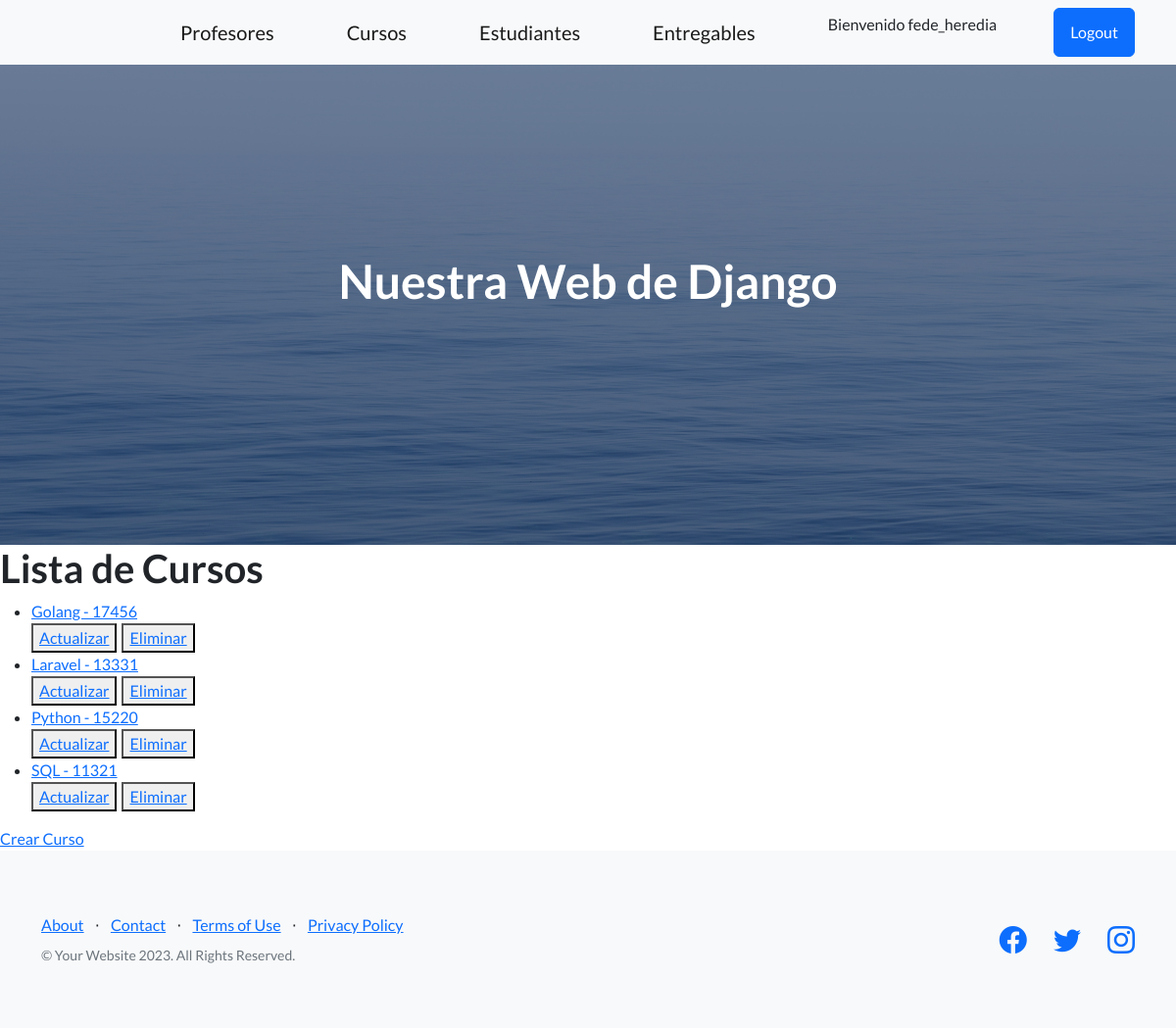
The page /app-coder/lista-curso/fede.heredia@gmail.com (signed in) on the database its author committed.
### AppCoder/models.py (models this page shows)
class Curso(models.Model):
  nombre = models.CharField(max_length=40)
  camada = models.IntegerField()
  def __str__(self):
    return f'{self.nombre} - {self.camada}'
  class Meta():
    verbose_name = 'Course'
    verbose_name_plural = 'The courses'
    ordering = ('nombre', 'camada')
    unique_together = ('nombre', 'camada')

### AppCoder/views.py (the view)
# urls.py: path('lista-curso/<str:profesor_email>', CursoList.as_view(), name='ListaCursos'),
class CursoList(LoginRequiredMixin, ListView):
  model = Curso
  template_name = 'curso_list.html'
  context_object_name = "cursos"
  def get_queryset(self):
    profesor_email = self.kwargs.get("profesor_email")
    profesor = Profesor.objects.get(email=profesor_email)
    return profesor.cursos.all()

### AppCoder/templates/curso_list.html
{% extends 'padre.html' %}
{% block contenidoQueCambia %}
<h1>Lista de Cursos</h1>
<ul>
  {% for curso in cursos %}
    <li>
      <a href="{% url 'DetalleCurso' curso.id %}">
        {{curso}}
      </a>
    </li>
    <div style="display: flex; column-gap: 5px;">
      <button>
        <a href="{% url 'ActualizaCurso' curso.id %}"> Actualizar </a>
      </button>
      <button>
        <a href="{% url 'EliminaCurso' curso.id %}"> Eliminar </a>
      </button>
    </div>
  {% endfor %}
</ul>
<a href="{% url 'CreaCurso' %}">Crear Curso</a>
{% endblock contenidoQueCambia %}

### AppCoder/templates/navbar.html (shortened to what this page needs)
<nav class="navbar navbar-light bg-light static-top">
  <div class="container">
    <div class="home-button">
    </div>
    {% if request.user.profesor %}
      <a class="navbar-brand" href="{% url 'ListaProfesores' %}">Profesores</a>
    {% endif %}
    <a class="navbar-brand" href="">Cursos</a>
    <a class="navbar-brand" href="{% url 'Estudiantes' %}">Estudiantes</a>
    <a class="navbar-brand" href="{% url 'Entregables' %}">Entregables</a>
    {% if user.is_authenticated %}
    <p>Bienvenido {{user.username}}</p>
    <form method="post" action="{% url 'Logout' %}"> {% csrf_token %}
      <button class="btn btn-primary" type="submit">Logout</button>
    </form>
    {% else %}
    <a class="btn btn-primary" href="{% url 'Login' %}">Ingresar</a>
    {% endif %}
  </div>
</nav>

### AppCoder/static/css/mis_estilos.css (style rules this page uses)
.home-button { padding-right: 170px; margin-left: -150px; }

### rows shown on the page
Curso: nombre+camada "Golang - 17456"
Curso: nombre+camada "Laravel - 13331"
Curso: nombre+camada "Python - 15220"
Curso: nombre+camada "SQL - 11321"

### other values the page prints
{{ user.username }} "fede_heredia"
